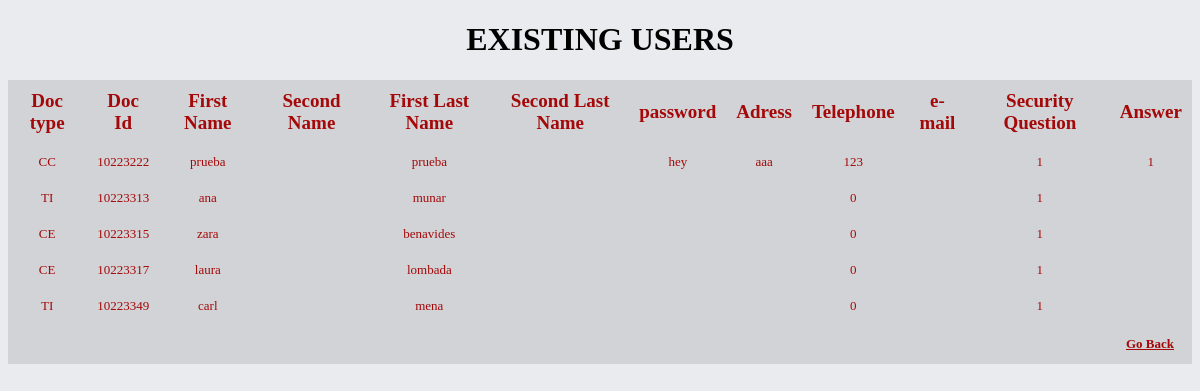
The app's page /teacher/crud_user/view.php with its own data.
### tables this page shows
CREATE TABLE `user` (
  `id_user` varchar(15) NOT NULL,
  `first_name` varchar(20) NOT NULL,
  `second_name` varchar(20) DEFAULT NULL,
  `first_last_name` varchar(20) NOT NULL,
  `second_last_name` varchar(20) DEFAULT NULL,
  `address` varchar(45) NOT NULL,
  `phone` int(15) NOT NULL,
  `e_mail` varchar(45) NOT NULL,
  `document_type_cod_document_user` varchar(3) NOT NULL,
  `security_question_num_question` int(11) NOT NULL,
  `answer` varchar(50) NOT NULL,
  `password` varchar(50) DEFAULT NULL
);

### teacher/crud_user/view.php (the view, shortened to what this page needs)
<?php
$db=database::conectar();
?>
<!DOCTYPE html>
<html lang="es">
<head>
	<link rel="stylesheet" type="text/css" href="../main.css">
</head>
<body>
		<div >
			<CENTER><h1>EXISTING USERS</h1></CENTER>
			<div id="uno">
				<table class="redTable">
				<thead><tr>
					<th>Doc type</th>
					<th>Doc Id</th>
					<th>First Name</th>
					<th>Second Name</th>
					<th>First Last Name</th>
					<th>Second Last Name</th>
					<th>password</th>
					<th>Adress</th>
					<th>Telephone</th>
					<th>e-mail</th>
					<th>Security Question</th>
					<th>Answer</th>
				</tr></thead>
				<?php
			$sql1="select * from user;";
			$query=$db->query($sql1);
			while($row2=$query->fetch(PDO::FETCH_ASSOC)){
				?>
				<form method="POST">
				<tr>
					<td><?php echo $row2["document_type_cod_document_user"];?></td>
					<td><?php echo $row2["id_user"];?></td>
					<td><?php echo $row2["first_name"];?></td>
					<td><?php echo $row2["second_name"];?></td>
					<td><?php echo $row2["first_last_name"];?></td>
					<td><?php echo $row2["second_last_name"];?></td>
					<td><?php echo $row2["password"];?></td>
					<td><?php echo $row2["address"];?></td>
					<td><?php echo $row2["phone"];?></td>
					<td><?php echo $row2["e_mail"];?></td>
					<td><?php echo $row2["security_question_num_question"];?></td>
					<td><?php echo $row2["answer"];?></td>
				</tr>
		<?php } ?>
		<tfoot>
				<tr>
					<td colspan="14">
						<div class="links">
							<a href="../index_admin.php" id="buton1b">Go Back</a>
						</div>
					</td>
				</tr>
			</tfoot>
			</form>
		</table>
		</div>
</body>
</html>

### teacher/main.css (style rules this page uses)
body { background-color: #e9ebee; }
table.redTable { border: none; background-color: rgba(0,0,0,.1); width: 100%; text-align: center; border-collapse: collapse; }
table.redTable td, table.redTable th { border: none; padding: 10px; color: #A40808; }
table.redTable tbody td { font-size: 13px; }
table.redTable thead { color: #A40808; }
table.redTable thead th { font-size: 19px; font-weight: bold; color: #A40808; text-align: center; border-left: none; }
table.redTable thead th:first-child { border-left: none; }
table.redTable tfoot { font-size: 13px; font-weight: bold; color: #e9ebee; width: 100%; }
table.redTable tfoot td { font-size: 13px; }
table.redTable tfoot .links { text-align: right; }
table.redTable tfoot .links a { display: inline-block; color: #A40808; padding: 2px 8px; border-radius: 0; }

### records on screen
user: document_type_cod_document_user "CC", id_user "10223222", first_name "prueba", first_last_name "prueba", password "hey", address "aaa", phone "123", security_question_num_question "1", answer "1"
user: document_type_cod_document_user "TI", id_user "10223313", first_name "ana", first_last_name "munar", phone "0", security_question_num_question "1"
user: document_type_cod_document_user "CE", id_user "10223315", first_name "zara", first_last_name "benavides", phone "0", security_question_num_question "1"
user: document_type_cod_document_user "CE", id_user "10223317", first_name "laura", first_last_name "lombada", phone "0", security_question_num_question "1"
user: document_type_cod_document_user "TI", id_user "10223349", first_name "carl", first_last_name "mena", phone "0", security_question_num_question "1"
